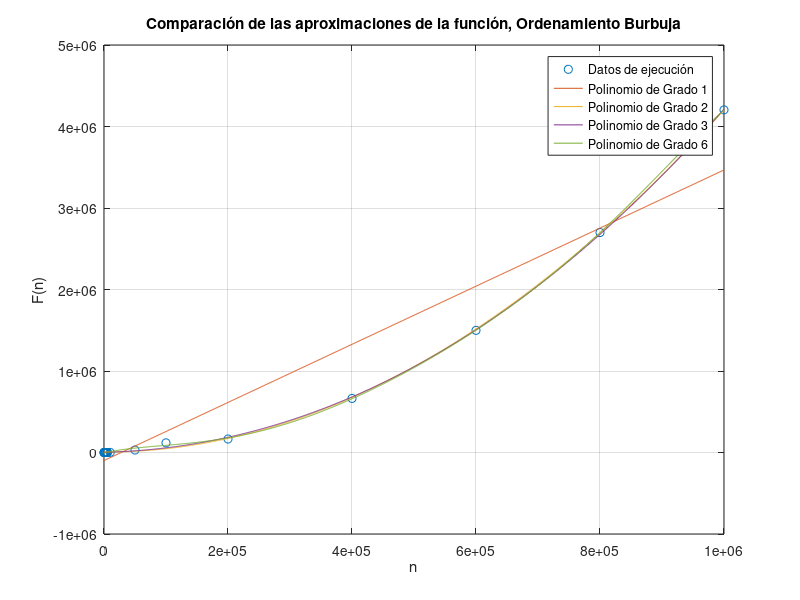

Here is the MATLAB script that generated this plot:
clc
close all
%%VALORES DE X 
x=[50
100
250
500
1000
1500
2000
2500
3000
4500
5000
5600
10000
50000
100000
200000
400000
600000
800000
1000000
];
 
%%VALORES DE Y = F(x) en Milisegundos
y=[0.0319481
0.1199245
0.7297993
3.0159950
12.9630566
29.5910835
54.4049740
79.0159702
112.0791435
250.4179478
312.3328686
568.2771206
1268.2828903
30406.7990780
118379.1751862
165604.2111
663361.1219
1498692.925
2699049.169
4204313.638
];

%%OBTENER UN POLINOMIO QUE SE AJUSTE A LOS PUNTOS X Y Y
n=1; 				%%GRADO DEL POLINOMIO DE AJUSTE
p=polyfit(x,y,n)	%%FUNCION QUE REALIZA EL AJUSTE POLINOMIAL

n=2; 				%%GRADO DEL POLINOMIO DE AJUSTE
p2=polyfit(x,y,n)	%%FUNCION QUE REALIZA EL AJUSTE POLINOMIAL

n=3; 				%%GRADO DEL POLINOMIO DE AJUSTE
p3=polyfit(x,y,n)	%%FUNCION QUE REALIZA EL AJUSTE POLINOMIAL

n=6; 				%%GRADO DEL POLINOMIO DE AJUSTE
p4=polyfit(x,y,n)	%%FUNCION QUE REALIZA EL AJUSTE POLINOMIAL

%%SE CREA UN ESPACIO PARA REALIZAR UNA GRAFICA EN 
%%DONDE SE COMPARA LA CURVA AJUSTADA CONTRA LOS 
%%VALORES EXPERIMENTALES
xi=linspace(0,1000000,1000);      %%ESPACIO DE PUNTOS PARA Xi
z=polyval(p,xi);				%%EVALUACION DEL POLINOMIO P EN EL ESPACIO Xi

xi=linspace(0,1000000,1000);      %%ESPACIO DE PUNTOS PARA Xi
z2=polyval(p2,xi);				%%EVALUACION DEL POLINOMIO P EN EL ESPACIO Xi

xi=linspace(0,1000000,1000);      %%ESPACIO DE PUNTOS PARA Xi
z3=polyval(p3,xi);				%%EVALUACION DEL POLINOMIO P EN EL ESPACIO Xi

xi=linspace(0,1000000,1000);      %%ESPACIO DE PUNTOS PARA Xi
z4=polyval(p4,xi);				%%EVALUACION DEL POLINOMIO P EN EL ESPACIO Xi

%%SE REALIZA LA FIGURA CORRESPONDIENTE
figure(1);
%%plot(x,y,'o',xi,z,'-'),grid;
plot(x,y,'o',xi,z,xi,z2,xi,z3,xi,z4),grid;
ylabel('F(n)');
xlabel('n');
title('Comparación de las aproximaciones de la función, Ordenamiento Burbuja');
legend('Datos de ejecución','Polinomio de Grado 1','Polinomio de Grado 2','Polinomio de Grado 3', 'Polinomio de Grado 6');